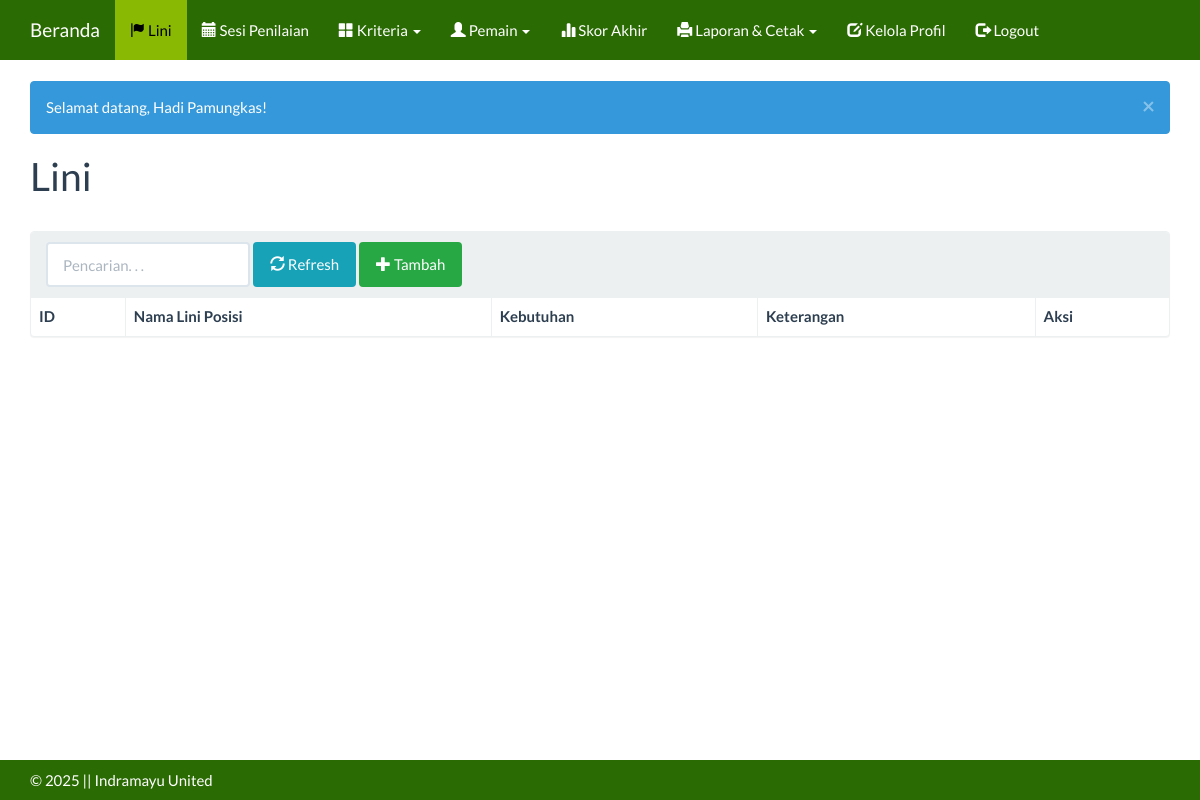
Before: /index.php?m=lini (signed in) with the older database file.
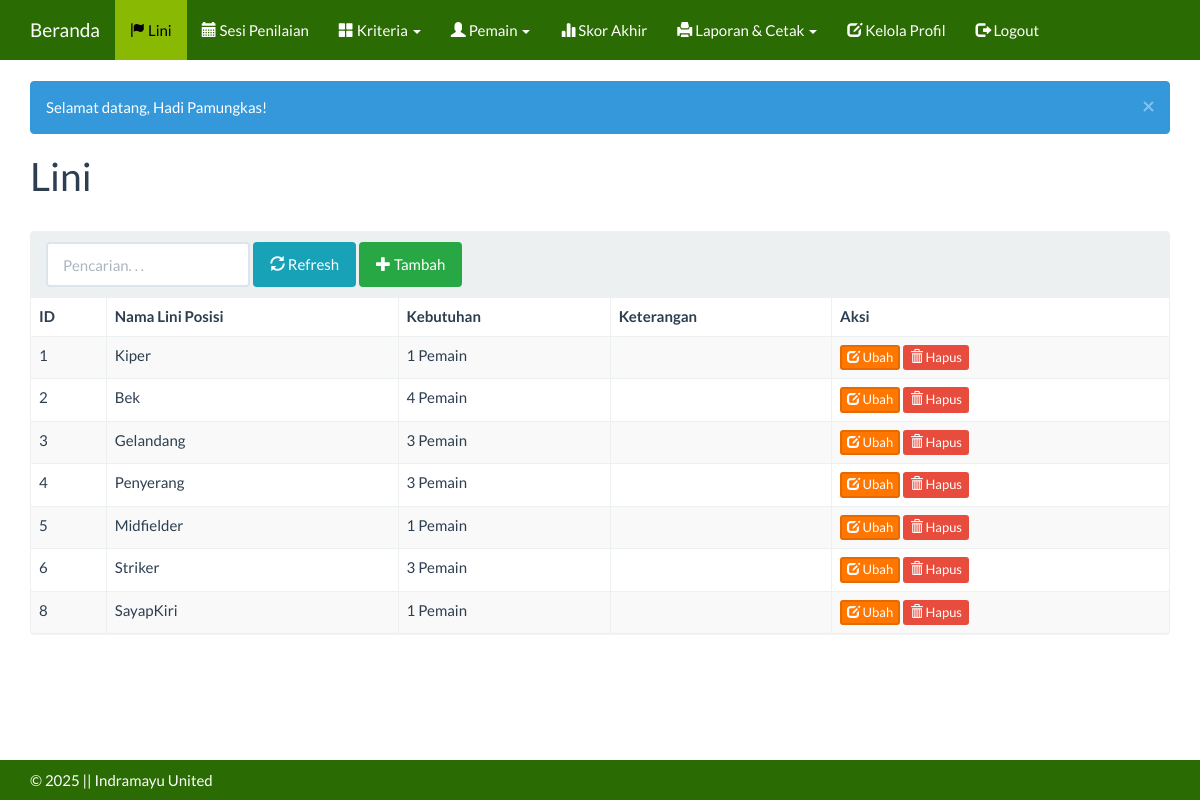
After: the same page with the newer database file.
### tables this page shows
CREATE TABLE `tb_lini` (
  `id_lini` int(11) NOT NULL,
  `nama` varchar(255) DEFAULT NULL,
  `keterangan` text DEFAULT NULL,
  `kebutuhan` int(11) NOT NULL DEFAULT 1
);

### functions.php (called while the page is built, shortened)
<?php
include 'config.php';
include 'includes/db.php';
$db = new DB($config['server'], $config['username'], $config['password'], $config['database_name']);
include 'includes/general.php';
function get($key)
{
    return isset($_GET[$key]) ? $_GET[$key] : null;
}
function isActive($name)
{
    if (is_array($name)) {
        $result = false;
        foreach ($name as $m) {
            if ($m == get('m')) {
                $result = true;
            }
        }
        return  $result ?  'active'  : null;
    }
    return get('m') == $name ?  'active'  : null;
}

### config.php (called while the page is built)
<?php
$config["server"]='localhost';
$config["username"]='root';
$config["password"]='';
$config["database_name"]='spk_indramayu_united';

### includes/db.php (called while the page is built, shortened)
<?php
class DB{
    var $conn = null;
    public function __construct($host, $username, $passwd, $dbname){
        $this->conn = mysqli_connect($host, $username, $passwd, $dbname);
    }
    public function query($sql){
        $query = mysqli_query($this->conn, $sql) or die('<pre>Error mysqli_query: ' . mysqli_error($this->conn) . '<br />' . $sql . '</pre>');
        return $query;
    }
    public function get_results($sql){
        $query = $this->query($sql);
        $arr = array();
        while($row = mysqli_fetch_object($query)){
            $arr[] = $row;
        }
        return $arr;
    }
}

### lini.php (the view, shortened to what this page needs)
<div class="page-header">
    <h1>Lini</h1>
</div>
<div class="panel panel-default">
    <div class="panel-heading">
    <form class="form-inline">
        <div class="form-group">
            <input class="form-control" type="search" placeholder="Pencarian. . ." name="q" value="<?= get('q') ?>" />
        </div>
        <div class="form-group">
            <button class="btn btn-info"><span class="glyphicon glyphicon-refresh"></span> Refresh</button>
        </div>
        <?php if ($_SESSION['level'] != '2') : ?>
        <div class="form-group">
            <a class="btn btn-success" href="?m=lini_tambah"><span class="glyphicon glyphicon-plus"></span> Tambah</a>
        </div>
        <?php endif; ?>
    </form>
</div>
<div class="table-responsive">
    <table class="table table-bordered table-hover table-striped">
        <thead>
            <tr>
                <th>ID</th>
                <th>Nama Lini Posisi</th>
                <th>Kebutuhan</th>
                <th>Keterangan</th>
                <th>Aksi</th>
            </tr>
        </thead>
        <?php
        $q = esc_field(get('q'));
        $rows = $db->get_results("SELECT * FROM tb_lini WHERE (nama LIKE '%$q%' or id_lini LIKE '%$q%' ) ORDER BY id_lini");
        foreach ($rows as $row) : ?>
            <tr>
                <td><?= $row->id_lini ?></td>
                <td><?= $row->nama ?></td>
                <td><?= $row->kebutuhan ?> Pemain</td>
                <td><?= $row->keterangan ?></td>
                <td>
                    <?php if ($_SESSION['level'] != '2') : ?>
                    <a class="btn btn-xs btn-warning" href="?m=lini_ubah&ID=<?= $row->id_lini ?>"><span class="glyphicon glyphicon-edit"></span> Ubah</a>
                    <a class="btn btn-xs btn-danger" href="aksi.php?act=lini_hapus&ID=<?= $row->id_lini ?>" onclick="return confirm('Hapus data?')"><span class="glyphicon glyphicon-trash"></span> Hapus</a>
                    <?php else: ?>
                    -
                    <?php endif; ?>
                </td>
            </tr>
        <?php endforeach; ?>
    </table>
</div>
</div>

### index.php (shortened to what this page needs)
<?php
include 'functions.php';
?>
<!DOCTYPE html>
<html lang="en">
<head>
  <link href="assets/css/flatly-bootstrap.min.css" rel="stylesheet" />
  <link href="assets/css/general.css" rel="stylesheet" />
  <link href="assets/css/custom.css" rel="stylesheet" />
</head>
<body>
  <nav class="navbar navbar-default navbar-static-top">
    <div class="container">
      <div class="navbar-header">
        <a class="navbar-brand" href="?m=home">Beranda</a>
      </div>
      <div id="navbar" class="navbar-collapse collapse">
        <ul class="nav navbar-nav">
          <?php if ($_SESSION['level'] != '3') :  ?>
            <li class="<?= isActive(['lini', 'lini_tambah', 'lini_ubah']) ?>"><a href="?m=lini"><span class="glyphicon glyphicon-flag"></span> Lini</a></li>
            <li class="<?= isActive(['penilaian', 'penilaian_tambah', 'penilaian_ubah']) ?>"><a href="?m=penilaian"><span class="glyphicon glyphicon-calendar"></span> Sesi Penilaian</a></li>
            <li class="<?= isActive(['kriteria', 'rel_kriteria', 'kriteria_tambah', 'kriteria_ubah']) ?>" class="dropdown">
              <a href="#" class="dropdown-toggle" data-toggle="dropdown" role="button" aria-expanded="false"><span class="glyphicon glyphicon-th-large"></span> Kriteria <span class="caret"></span></a>
            </li>
            <li class="<?= isActive(['alternatif', 'rel_alternatif', 'alternatif_tambah', 'alternatif_ubah', 'rel_alternatif_ubah']) ?>" class="dropdown">
              <a href="#" class="dropdown-toggle" data-toggle="dropdown" role="button" aria-expanded="false"><span class="glyphicon glyphicon-user"></span> Pemain <span class="caret"></span></a>
            </li>
            <li class="<?= isActive('hitung') ?>"><a href="?m=hitung&id_lini=<?= get('id_lini') ?>"><span class="glyphicon glyphicon-stats"></span> Skor Akhir</a></li>
            <li class="<?= isActive(['laporan', 'pilih_cetak']) ?>" class="dropdown">
    <a href="#" class="dropdown-toggle" data-toggle="dropdown" role="button" aria-expanded="false">
        <span class="glyphicon glyphicon-print"></span> Laporan & Cetak <span class="caret"></span>
    </a>
</li>
            <?php endif; ?>
          <li class="<?= isActive('profil') ?>"><a href="?m=profil"><span class="glyphicon glyphicon-edit"></span> Kelola Profil</a></li>
          <li><a href="aksi.php?act=logout" onclick="return confirm('Apakah Anda yakin ingin logout?')"><span class="glyphicon glyphicon-log-out"></span> Logout</a></li>
        </ul>
      </div>
    </div>
  </nav>
  <div class="container">
    <?php
    if (isset($_SESSION['message'])) {
        print_msg($_SESSION['message']['text'], $_SESSION['message']['type']);
    }
    $mod = get('m');
    if ($mod && file_exists($mod . '.php')) {
        include $mod . '.php';
    } else {
        include 'home.php';
    }
    ?>
  </div>
  <footer class="footer bg-primary">
    <div class="container">
      <p>&copy; <?= date('Y') ?> || Indramayu United <em class="pull-right"></em></p>
    </div>
  </footer>
</body>
</html>

### includes/general.php (shortened to what this page needs)
<?php
function esc_field($str)
{
    return $str;
}
function print_msg($msg, $type = 'danger')
{
    echo ('<div class="alert alert-' . $type . ' alert-dismissible" role="alert">
  <button type="button" class="close" data-dismiss="alert" aria-label="Close"><span aria-hidden="true">&times;</span></button>' . $msg . '</div>');
}

### assets/css/general.css (style rules this page uses)
html { position: relative; min-height: 100%; }
body { margin-bottom: 70px; }
.footer { position: absolute; bottom: 0; width: 100%; height: 40px; }
.footer .container p { margin: 10px 0; }
.page-header { margin-top: 0; padding-bottom: 0; }
.page-header h1 { margin-top: 0; }

### assets/css/custom.css (style rules this page uses)
a { color: #FF7701; }
.bg-primary { background-color: #2A6B03; color: #fff; }
.navbar-default { background-color: #2A6B03; border-color: #89b902; }
.navbar-default .navbar-brand { color: #fff; }
.navbar-default .navbar-nav > li > a { color: #fff; }
.navbar-default .navbar-nav > .active > a, .navbar-default .navbar-nav > .active > a:hover, .navbar-default .navbar-nav > .active > a:focus { color: #000; background-color: #89b902; }
.btn-success { background-color: #28a745; border-color: #28a745; color: #fff; }
.btn-warning { background-color: #FF7701; border-color: #e66a00; color: #fff; }
.btn-info { background-color: #17a2b8; border-color: #17a2b8; color: #fff; }
.footer.bg-primary { background-color: #2A6B03; color: #fff; }

Changed rows visible on the page:
added tb_lini: id_lini "1", nama "Kiper", kebutuhan "1"
added tb_lini: id_lini "2", nama "Bek", kebutuhan "4"
added tb_lini: id_lini "3", nama "Gelandang", kebutuhan "3"
added tb_lini: id_lini "4", nama "Penyerang", kebutuhan "3"
added tb_lini: id_lini "5", nama "Midfielder", kebutuhan "1"
added tb_lini: id_lini "6", nama "Striker", kebutuhan "3"
added tb_lini: id_lini "8", nama "SayapKiri", kebutuhan "1"
